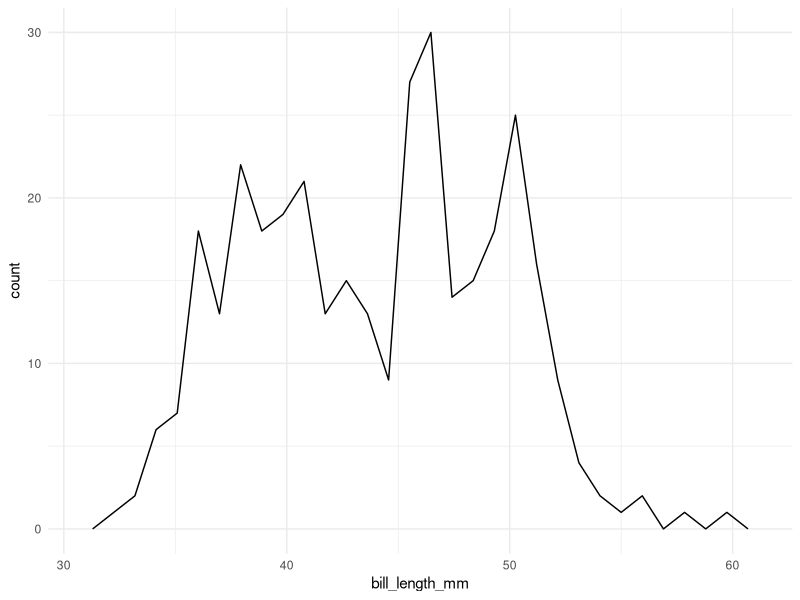
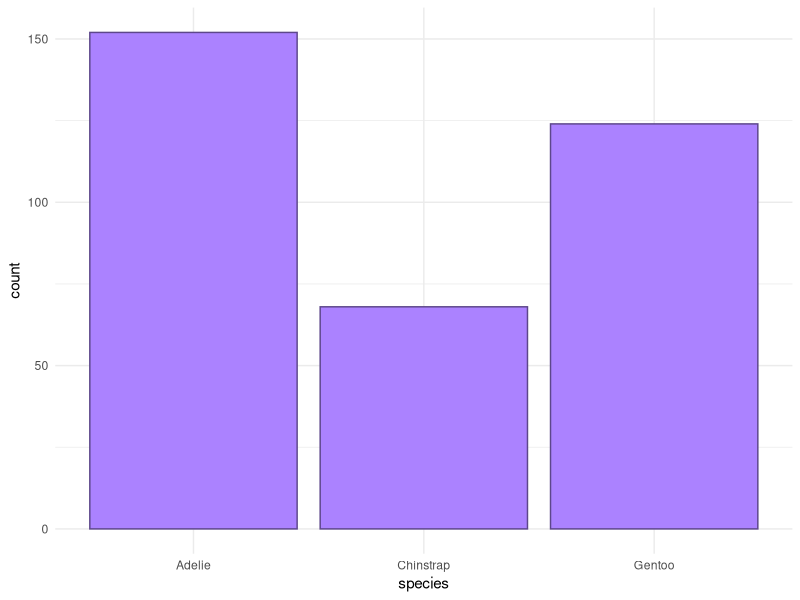
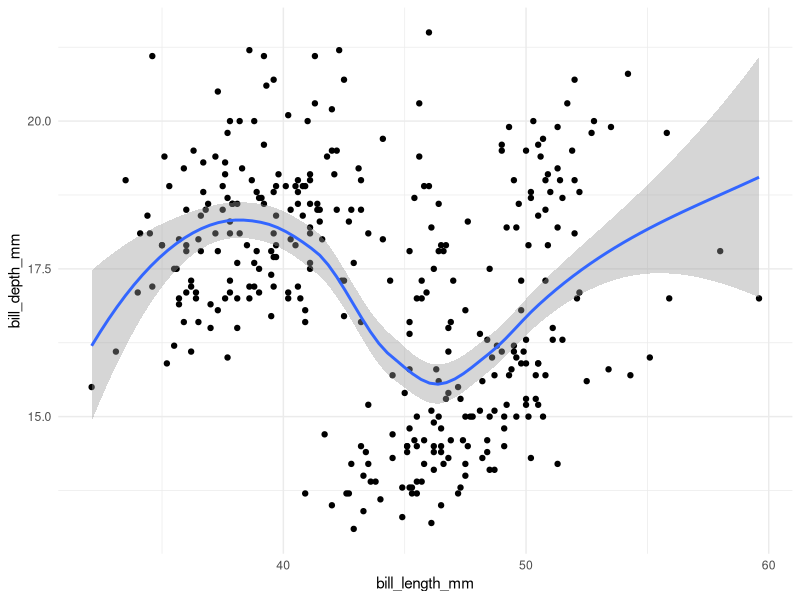
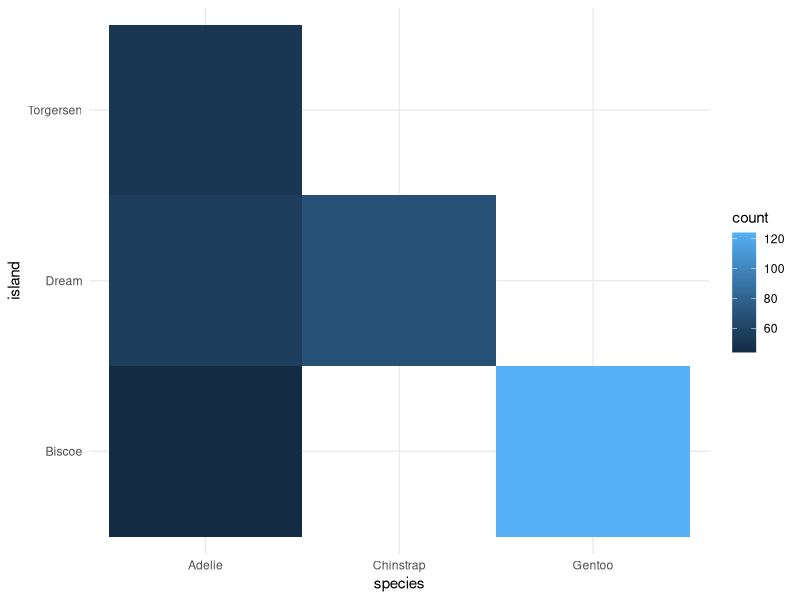
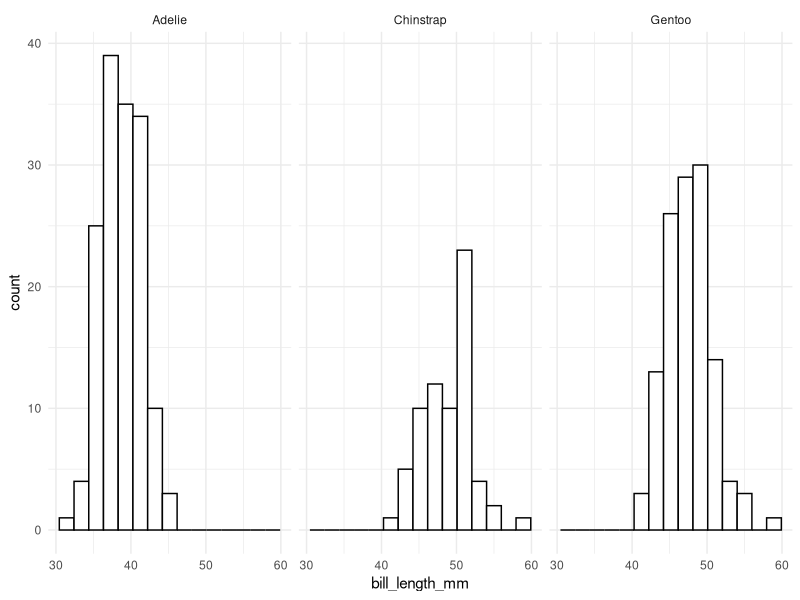
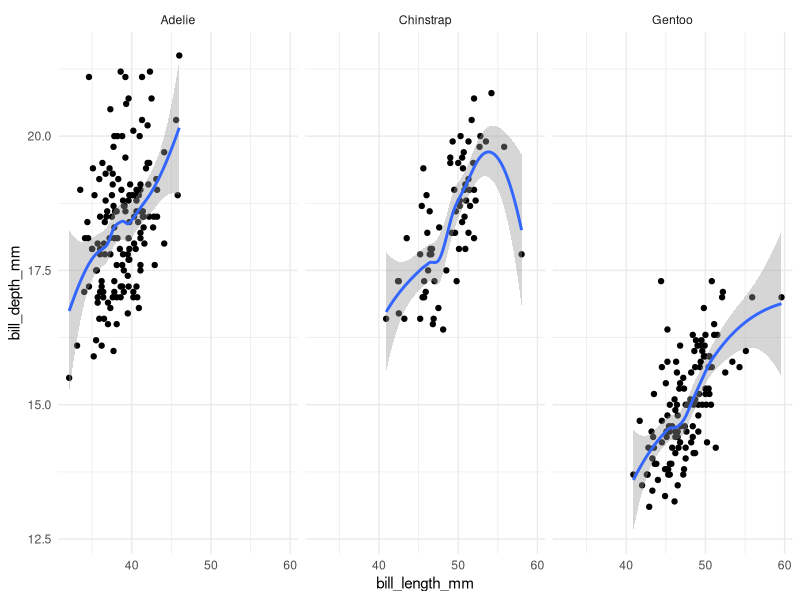
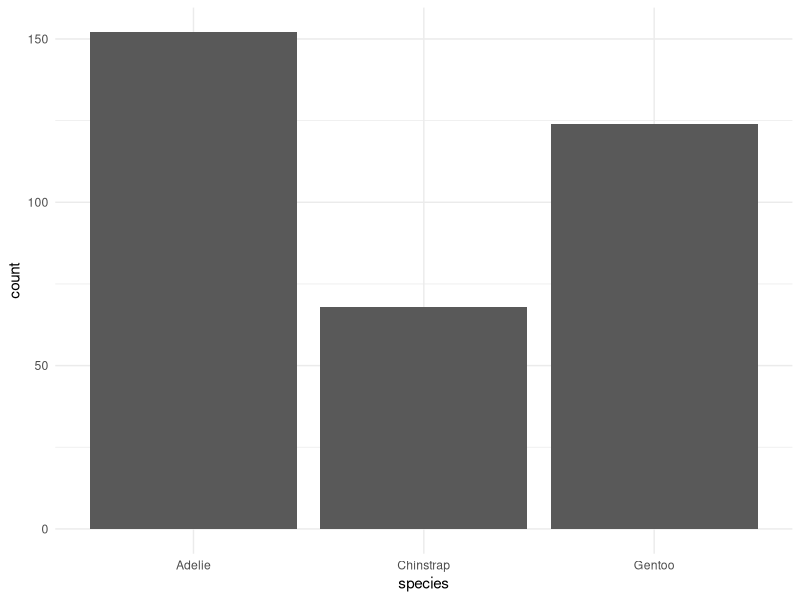

Generate these figures, in order, with R: (Note: this script raises an error after producing the figures.)
## ---- chunk 1
## install.packages("palmerpenguins")
library(palmerpenguins)
library(tidyverse)
theme_set(theme_minimal())
penguins
#> # A tibble: 344 × 8
#>   species island   bill_length_mm bill_depth_mm flipper_length_mm body_mass_g
#>   <fct>   <fct>             <dbl>         <dbl>             <int>       <int>
#> 1 Adelie  Torgers…           39.1          18.7               181        3750
#> 2 Adelie  Torgers…           39.5          17.4               186        3800
#> 3 Adelie  Torgers…           40.3          18                 195        3250
#> 4 Adelie  Torgers…           NA            NA                  NA          NA
#> 5 Adelie  Torgers…           36.7          19.3               193        3450
#> 6 Adelie  Torgers…           39.3          20.6               190        3650
#> # ℹ 338 more rows
#> # ℹ 2 more variables: sex <fct>, year <int>
## ---- chunk 2
## single quantitative frequency plot
ggplot(data = penguins, aes(x = bill_length_mm)) +
  geom_freqpoly() 
## ---- chunk 3
## single categorical variable
ggplot(data = penguins, aes(x = species)) +
  geom_bar(colour = "mediumpurple4", fill = "mediumpurple1")
## ---- chunk 4
## two quantitative variables
ggplot(data = penguins, aes(x = bill_length_mm, y = bill_depth_mm)) +
  geom_point() +
  geom_smooth()
## ---- chunk 5
## two categorical variables
ggplot(data = penguins, aes(x = species, y = island)) +
  geom_bin_2d()
## ---- chunk 6
ggplot(data = penguins, aes(x = bill_length_mm)) +
  geom_histogram(colour = "black", fill = "white", bins = 15) +
  facet_wrap(~ species)
## ---- chunk 7
ggplot(data = penguins, aes(x = bill_length_mm, y = bill_depth_mm)) +
  geom_point() +
  geom_smooth() +
  facet_wrap(~ species)
## ---- chunk 8
ggplot(data = penguins, aes(x = species)) +
  geom_bar(stat = "count") ## don't need stat = "count" because it's the default.
## ---- chunk 9
penguins_sum <- 
  penguins %>%
  group_by(species) %>%
  summmarise(n_count =n())
ggplot(data = penguins_sum, aes(x = species, 
                                y = n_count)) +
  geom_bar(stat = "identity")
## equivalent to using geom_col
## ---- chunk 10
ggplot(data = penguins, aes(x = species, fill = sex)) +
  geom_bar(position = "stack") + ## don't need "stack" because it's default
  scale_fill_viridis_d()
## ---- chunk 11
ggplot(data = penguins, aes(x = species, fill = sex)) +
  geom_bar(position = "dodge") + 
  scale_fill_viridis_d()
## ---- chunk 12
# fixing previous plot
penguins_nomiss <-
  penguins %>%
  na.omit() # can also use filter(!is.na(sex))
ggplot(data = penguins_nomiss, aes(x = species, fill = sex)) +
  geom_bar(position = "dodge") + 
  scale_fill_viridis_d()
## ---- chunk 13
ggplot(data = penguins, aes(x = species)) +
  geom_bar() +
  coord_polar()
## ---- chunk 14

## ---- chunk 15
ggplot(data = penguins, aes(x = bill_length_mm, 
                            y = bill_depth_mm)) +
  geom_point(stat = "identity",
             position = "identity") + 
  facet_null() +
  coord_cartesian()
## ---- chunk 16
ggplot(data = penguins, aes(x = bill_length_mm, 
                            y = species)) +
  geom_boxplot() +
  facet_wrap(~ island)
## ---- chunk 17

## ---- chunk 18

## ---- chunk 19

## ---- chunk 20

## ---- chunk 21
penguins %>%
  ggplot(aes(x = bill_length_mm, y = bill_depth_mm)) +
  geom_point() +
  geom_smooth() +
  facet_wrap(~ species)
## ---- chunk 22
penguins %>%
  ggplot(aes(x = bill_length_mm, y = bill_depth_mm)) +
  geom_point() +
  geom_smooth() +
  facet_wrap(~ species) +
  coord_flip()
